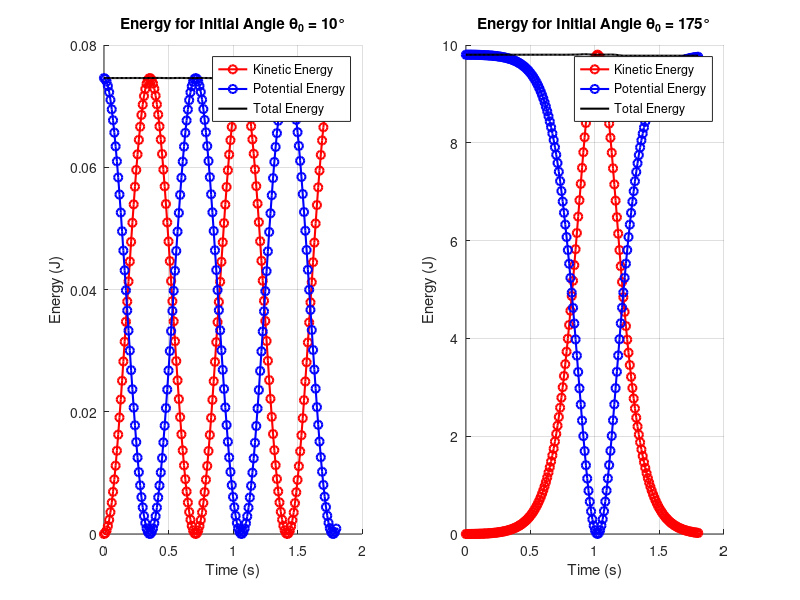

This figure's MATLAB source:
clear; clc;  % Clear workspace and command window

% Define parameters
m = 1;                   % Mass of the pendulum (kg)
g = 9.82;                % Acceleration due to gravity (m/s^2)
L = 0.5;                 % Length of the pendulum (m)
t = 0:0.01:1.8;          % Time vector

% Initial angles in degrees
theta0 = [10, 175];

% Loop through each initial angle
for i = 1:2
    % Convert initial angle to radians
    initial_angle = (pi / 180) * theta0(i);

    % Define the system of ODEs for the non-linear pendulum
    pendulumODE = @(t, y) [y(2); -(g / L) * sin(y(1))];

    % Initial conditions: [initial angle, initial angular velocity]
    y0 = [initial_angle; 0];

    % Solve the ODE using ode45
    [T, Y] = ode45(pendulumODE, t, y0);

    % Calculate kinetic energy (T = 0.5 * m * L^2 * angular_velocity^2)
    KE = 0.5 * m * (L * Y(:, 2)).^2;

    % Calculate potential energy (V = m * g * L * (1 - cos(θ)))
    PE = m * g * L * (1 - cos(Y(:, 1)));

    % Calculate total energy
    Total_Energy = KE + PE;

    % ---- Plotting ----
    subplot(1, 2, i);  % Create a subplot for each initial angle
    hold on;
    plot(t, KE, '-or', 'LineWidth', 1.5);   % Kinetic energy
    plot(t, PE, '-ob', 'LineWidth', 1.5);   % Potential energy
    plot(t, Total_Energy, '-k', 'LineWidth', 1.5);  % Total energy
    title(['Energy for Initial Angle \theta_0 = ', num2str(theta0(i)), '°']);
    xlabel('Time (s)');
    ylabel('Energy (J)');
    legend('Kinetic Energy', 'Potential Energy', 'Total Energy');
    grid on;
    hold off;
end
